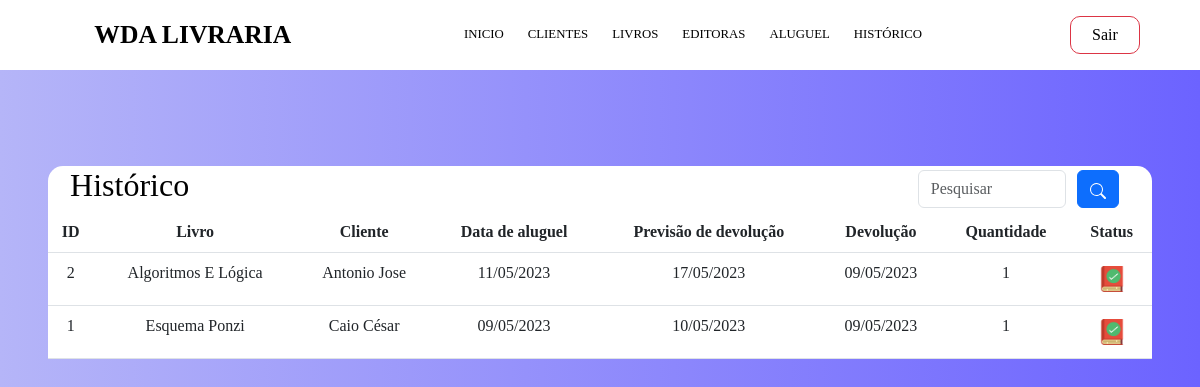
Screenshot of /SISTEMA/Historico.php with the database file from the repository.
### tables this page shows
CREATE TABLE `livro` (
  `Cod_livro` int NOT NULL AUTO_INCREMENT,
  `Nome_livro` varchar(50) NOT NULL,
  `Editora` varchar(50) NOT NULL,
  `Autor` varchar(50) NOT NULL,
  `Lançamento` year NOT NULL,
  `Quantidade` int NOT NULL,
  PRIMARY KEY (`Cod_livro`)
);

CREATE TABLE `usuario` (
  `Cod_usuario` int NOT NULL AUTO_INCREMENT,
  `Nome_usuario` varchar(50) NOT NULL,
  `Cidade` varchar(50) NOT NULL,
  `Endereço` varchar(100) NOT NULL,
  `Email` varchar(100) NOT NULL,
  PRIMARY KEY (`Cod_usuario`)
);

### SISTEMA/Historico.php (the view, shortened to what this page needs)
<?php
include_once("../Config.php");
if (!empty($_GET['search'])) {
    $data = $_GET['search'];
    $sql = "SELECT histórico.Cod_hist, livro.Nome_livro, usuario.Nome_usuario, histórico.Data_aluguel, histórico.Data_previsão, histórico.Data_devolução, histórico.Quantidade
    FROM histórico, livro, usuario
    WHERE histórico.Livro = livro.Cod_livro
    AND histórico.Usuário = usuario.Cod_usuario
    AND (livro.Nome_livro LIKE '%$data%'
         OR usuario.Nome_usuario LIKE '%$data%'
         OR histórico.Data_aluguel LIKE '%$data%'
         OR histórico.Data_previsão LIKE '%$data%'
         OR histórico.Data_devolução LIKE '%$data%')
    ORDER BY Cod_hist DESC";
} else {
    $sql = "SELECT histórico.Cod_hist, livro.Nome_livro, usuario.Nome_usuario, histórico.Data_aluguel, histórico.Data_previsão, histórico.Data_devolução, histórico.Quantidade
    FROM histórico, livro, usuario
    WHERE histórico.Livro = livro.Cod_livro
    AND histórico.Usuário = usuario.Cod_usuario
    ORDER BY Cod_hist DESC";
}
$result = $conexao->query($sql);
?>
<!DOCTYPE html>
<html lang="en">
<head>
    <link href="https://cdn.jsdelivr.net/npm/bootstrap@5.3.0-alpha2/dist/css/bootstrap.min.css" rel="stylesheet">
    <link rel="stylesheet" href="../assets/css/Tabela.css">
</head>
<body>
    <nav class="navbar navbar-expand-lg" style="background-color: rgb(255,255,255);">
        <div class="container-fluid">
            <a class="navbar-brand" href="Sistema.php">WDA LIVRARIA</a>
            <div class="collapse navbar-collapse" id="navbarText">
                <ul class="navbar-nav me-auto mb-2 mb-lg-0">
                    <li class="nav-item">
                        <a class="nav-link active" aria-current="page" href="Sistema.php">INICIO
                        </a>
                    </li>
                    <li class="nav-item">
                        <a class="nav-link" href="Usuarios.php">CLIENTES</a>
                    </li>
                    <li class="nav-item">
                        <a class="nav-link" href="Livros.php">LIVROS</a>
                    </li>
                    <li class="nav-item">
                        <a class="nav-link" href="Editoras.php">EDITORAS</a>
                    </li>
                    <li class="nav-item">
                        <a class="nav-link" href="Aluguel.php">ALUGUEL</a>
                    </li>
                    <li class="nav-item">
                        <a class="nav-link" href="Historico.php">HISTÓRICO</a>
                    </li>
                </ul>
                <span class="navbar-text">
                    <div class="d-flex">
                        <a href="Sair.php" id="out" class="btn btn-outline-danger me-5">Sair</a>
                    </div>
                </span>
            </div>
        </div>
    </nav>
    <br><br>
    <div class="table-responsive m-5">
        <div class="header-table d-flex justify-content-between align-items-center">
            <h2 style="margin-right: 15%">Histórico</h2>
            <input type="search" class="form-control w-25" placeholder="Pesquisar" id="pesquisar">
            <button class="btn btn-primary" onclick="searchData()">
            </button>
        </div>
        <table class="table text-white table-bg">
            <thead class="table-header">
                <tr>
                    <th scope="col">ID</th>
                    <th scope="col">Livro</th>
                    <th scope="col">Cliente</th>
                    <th scope="col">Data de aluguel</th>
                    <th scope="col">Previsão de devolução</th>
                    <th scope="col">Devolução</th>
                    <th scope="col">Quantidade</th>
                    <th scope="col">Status</th>
                </tr>
            </thead>
            <tbody>
                <?php
                while ($user_data = mysqli_fetch_assoc($result)) {
                    echo "<tr>";
                    echo "<td>" . $user_data['Cod_hist'] . "</td>";
                    echo "<td>" . $user_data['Nome_livro'] . "</td>";
                    echo "<td>" . $user_data['Nome_usuario'] . "</td>";
                    echo "<td>" . date('d/m/Y', strtotime($user_data['Data_aluguel'])) . "</td>";
                    echo "<td>" . date('d/m/Y', strtotime($user_data['Data_previsão'])) . "</td>";
                    echo "<td>" . date('d/m/Y', strtotime($user_data['Data_devolução'])) . "</td>";
                    echo "<td>" . $user_data['Quantidade'] . "</td>";
                    if (strtotime($user_data['Data_previsão']) >= strtotime($user_data['Data_devolução'])) {
                        echo "<td>
                            <a class='btn btn-sm' onclick='confirmPrazo()' title='Entregue no prazo'>
                            <img src='../assets/img/prazo.png' width='26' height='26'>
                            </a>
                            </td>";
                    } else {
                        echo "<td>
                            <a class='btn btn-sm' onclick='confirmForaPrazo()' title='Entregue fora do prazo'>
                            <img src='../assets/img/erro.png' width='26' height='26'>
                            </a>
                            </td>";
                    }
                }
                echo "</tr>";
                ?>
            </tbody>
        </table>
    </div>
</body>
</html>

### assets/css/Tabela.css (style rules this page uses)
body { font-family: Garamond, Baskerville, Baskerville Old Face, Hoefler Text, Times New Roman, serif; background-image: linear-gradient(to right, rgb(181, 181, 248), rgb(108, 99, 255)); color: white; text-align: center; color: black; }
.navbar-brand { margin-left: 5%; margin-right: 20%; font-size: 2rem; font-weight: bold; text-transform: uppercase; display: flex; justify-content: space-between; }
.navbar-nav>li { margin-right: 15px; }
.nav-link { display: flex; justify-content: space-between; color: black; transition: transform 0.5s; }
#out { width: 70px; border-radius: 10px; }
.table-bg { background: rgba(0, 0, 0, 0.3); }
.header-table { background-color: white; color: black; border-radius: 15px 15px 0 0; display: flex; justify-content: center; gap: 1%; }
.header-table h2 { display: inline block; margin-left: 2%; }
.header-table button { margin-right: 5%; }
.header-table input { margin-left: 50%; }
.table-header { background-color: rgba(0, 0, 0, 0.65); }
@media screen and (max-width: 1680px) { .header-table button { margin-right: 3%; } }
@media screen and (max-width: 1680px) { .header-table input { margin-left: 50%; } }
@media screen and (max-width: 1680px) { .navbar-brand { margin-left: 7%; margin-right: 14%; font-size: 1.8rem; } }
@media screen and (max-width: 1680px) { .navbar-nav>li { margin-right: 8px; } }
@media screen and (max-width: 1440px) { .header-table button { margin-right: 3%; } }
@media screen and (max-width: 1440px) { .header-table input { margin-left: 50%; } }
@media screen and (max-width: 1440px) { .navbar-brand { margin-left: 7%; margin-right: 14%; font-size: 1.6rem; } }
@media screen and (max-width: 1440px) { .navbar-nav>li a { font-size: 0.8rem; margin-right: 2%; } }
@media screen and (max-width: 1440px) { .navbar-nav>li { margin-right: 8px; } }

### rows the page displays
histórico: Cod_hist "2", livro.Nome_livro "Algoritmos E Lógica", usuario.Nome_usuario "Antonio Jose", Data_aluguel "11/05/2023", Data_previsão "17/05/2023", Data_devolução "09/05/2023", Quantidade "1"
histórico: Cod_hist "1", livro.Nome_livro "Esquema Ponzi", usuario.Nome_usuario "Caio César", Data_aluguel "09/05/2023", Data_previsão "10/05/2023", Data_devolução "09/05/2023", Quantidade "1"
